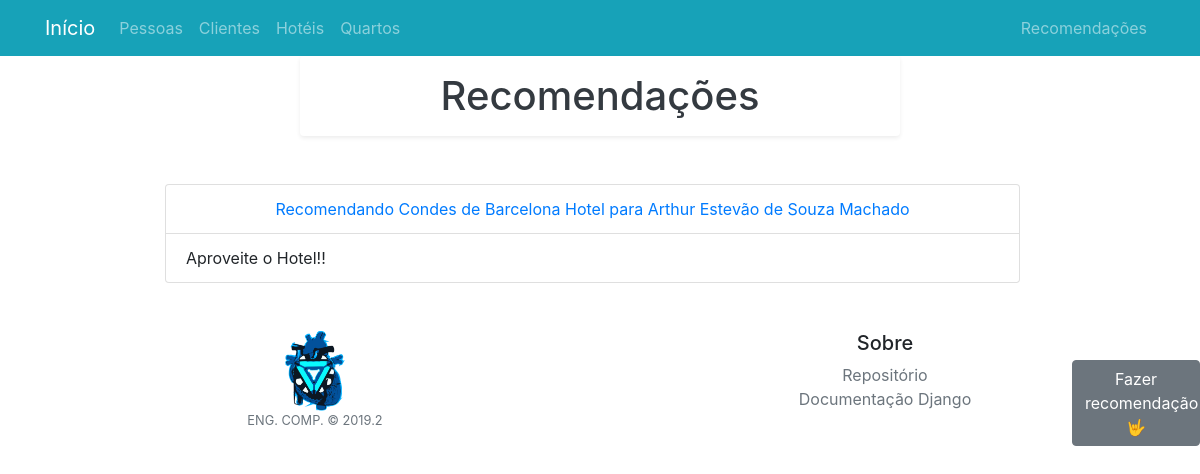
/recomendacao/view, run on the app's committed database.
### apps/core/models.py (models this page shows, shortened)
class RecomendacaoHotel(models.Model):
	hotel = models.ForeignKey(verbose_name='Hotel', to=Hotel, on_delete=models.CASCADE)
	cliente = models.ForeignKey(verbose_name='Cliente', to=Cliente, on_delete=models.CASCADE)
	descricao = models.TextField(verbose_name='Descrição', null=True, blank=True)
	def __str__(self):
		return 'Recomendando '+self.hotel.nome+' para '+self.cliente.pessoa.nome

class Hotel(models.Model):
	nome = models.CharField(verbose_name='Nome', max_length=100)
	descricao_hotel = models.CharField(verbose_name='Descrição Hotel', max_length=500, null=True, blank=True)

class Cliente(models.Model):
	telefone = models.CharField(verbose_name='Telefone', max_length=14)
	pessoa = models.OneToOneField(verbose_name='Pessoa', to=Pessoa, on_delete=models.CASCADE)

class Pessoa(models.Model):
	nome = models.CharField(verbose_name='Nome', max_length=100)
	cpf = models.CharField(verbose_name='CPF', max_length=14)
	email = models.EmailField(verbose_name='Email')

### apps/api/views.py (the view)
# urls.py: path('recomendacao/view', recomendacao_view, name='recomendacao_view'),
def recomendacao_view(request):
    context = dict()
    context['recomendacoes'] = RecomendacaoHotel.objects.all()
    context['tipo'] = 'recomendacoes'
    return render(request, 'view.html', context=context)

### templates/view.html (shortened to what this page needs)
{% extends 'base.html' %}
{% load static %}
{% block content %}
  <head>
  </head>
  <body>
      {% if tipo == 'clientes' %}
          <h1 class="text-center container col-6 mb-2 bg-light text-dark shadow-sm p-3 mb-5 bg-white rounded">Clientes</h1>
          <a href="{% url 'cliente_create' %}" class="btn btn-secondary" id="menu">Cadastrar novo cliente &#128525</a>
          <div class="col-9 container">
              <ul class="container list-group">
                {% for cliente in clientes %}
                  <li class="text-center list-group-item">
                      <a href="{% url 'cliente_edit' cliente.id %}">{{ cliente }}</a>
                      <li class="text-center list-group-item">
                            <a class="text-center">Contato: {{ cliente.telefone }}</a>
                      </li>
                  </li>
                  <br>
                {% endfor %}
              </ul>
          </div>
      {% elif tipo == 'recomendacoes' %}
          <h1 class="text-center container col-6 mb-2 bg-light text-dark shadow-sm p-3 mb-5 bg-white rounded">Recomendações</h1>
          <a href="{% url 'recomendacao_create' %}" class="btn btn-secondary" id="menu">Fazer recomendação &#129311</a>
          <div class="col-9 container">
              <ul class="container list-group">
                {% for recomendacao in recomendacoes %}
                  <li class="text-center list-group-item">
                      <a href="{% url 'recomendacao_edit' recomendacao.id %}">{{ recomendacao }}</a>
                      <li class="list-group-item">
                            <a class="list-group">{{ recomendacao.descricao }}</a>
                      </li>
                  </li>
                {% endfor %}
              </ul>
          </div>
      {% else %}
          <h1>Erro!</h1>
      {% endif %}
  </body>
</html>
{% endblock %}

### apps/api/static/css/custom.css (style rules this page uses)
#menu { position: fixed; right: 0; top: 50%; width: 8em; margin-top: -2.5em; }

### data on the page
RecomendacaoHotel: hotel+cliente "Recomendando Condes de Barcelona Hotel para Arthur Estevão de Souza Machado", descricao "Aproveite o Hotel!!"
